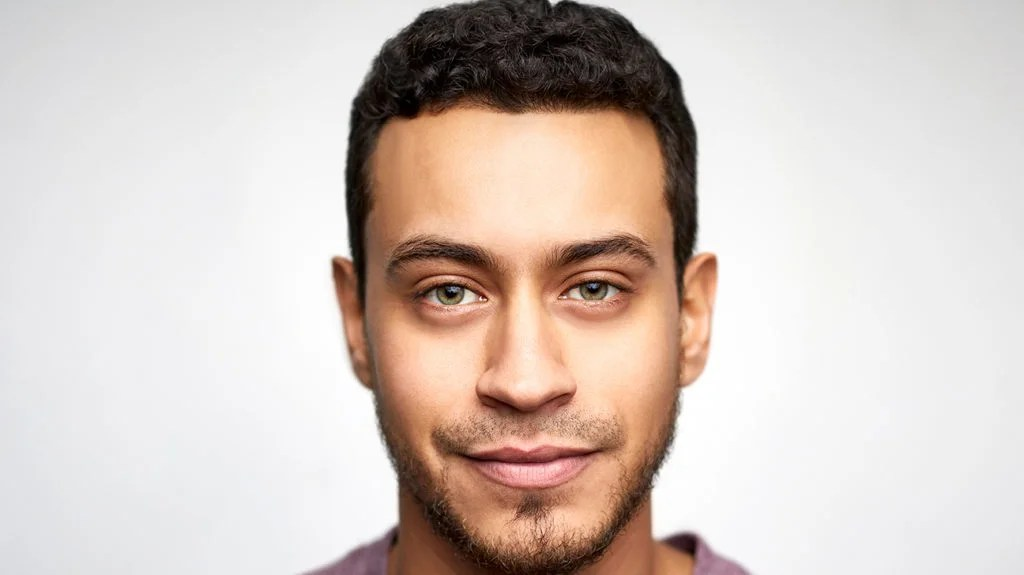
#> input picture download.jpg, 1024 x 575 px
$ jupyter execute --allow-errors PythonLab5.ipynb
#> lines starting #> are read from the running program, lines starting #| are printed output that depends on the picture; after the words box and inside, x2 and y2 are one past the last pixel; in counts of white or black regions, pixels touching at a corner belong together
# Лабораторна робота No5
## Робота з бібліотекою OpenCV

## Завдання 1:
### N = ord(X) % 5 + 1,
### де X – перша велика літера вашого імені в латинській транскрипції. Наприклад, для James Bond номер варіанта буде N = 5

[cell 1]
N = ord('D') % 5 + 1
N

## Завдання 2:
### Завантажити дані з файлу kr1.xlsx до датафрейму.

[cell 2]
import cv2
import pandas as pd
from PIL import Image, ImageDraw

#> (the rest of this cell did not finish here and is left out)

## Завдання 3:
### Отримати дані до свого варіанту програмно з датафрейму, використовуючи інструменти індексування.

#> (a cell that did not finish here is left out)

## Завдання 4:
### Створити функцію, що приймає в якості аргументів дані з датафрейму та повертає зменшене зображення з доданими «круглими окулярами» та зберігає отримане зображення у файл.

[cell 4]
import cv2
import pandas as pd
import matplotlib.pyplot as plt
from matplotlib.colors import to_rgb


def add_glasses(image_path, glasses_color, line_width):
#> called with image_path = 'download.jpg', glasses_color = 'Lime', line_width = 4
    image = cv2.imread(image_path)
#> image is the input picture: shape (575, 1024, 3); mean B, G, R 193.6, 200.3, 213

    if image is None:
        print("Unable to load the image. Please make sure the file exists.")
        return

    face_cascade = cv2.CascadeClassifier(cv2.data.haarcascades + 'haarcascade_frontalface_default.xml')
    eye_cascade = cv2.CascadeClassifier(cv2.data.haarcascades + 'haarcascade_eye.xml')

    gray = cv2.cvtColor(image, cv2.COLOR_BGR2GRAY)
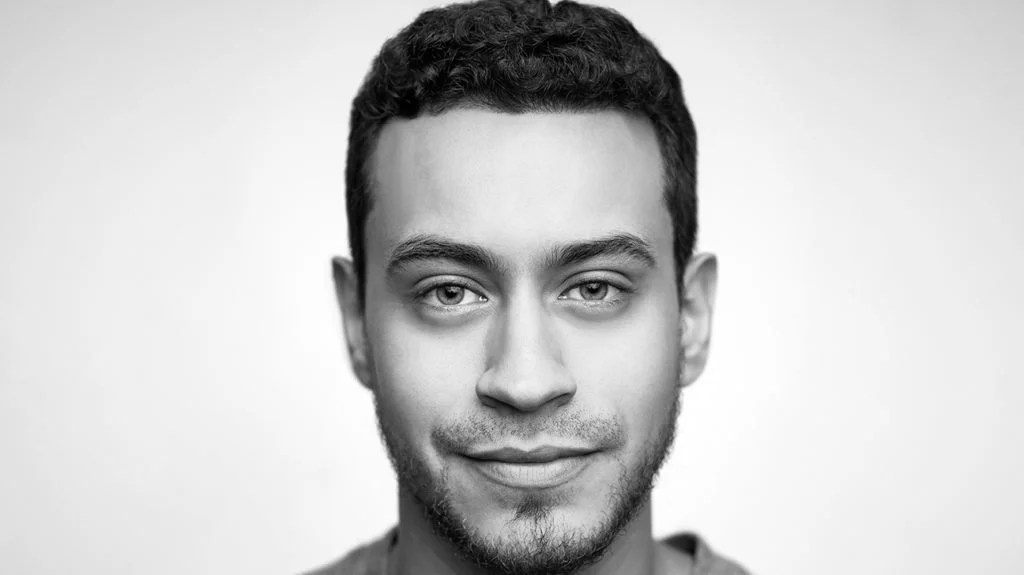
#> gray: shape (575, 1024); min 0, max 255, mean 203.3
    faces = face_cascade.detectMultiScale(gray, 1.3, 5)
#> faces = [[329, 141, 385, 385]]

    if len(faces) == 0:
        print("No faces detected in the image.")
        return

    for (x, y, w, h) in faces:
        roi_gray = gray[y:y + h, x:x + w]
        roi_color = image[y:y + h, x:x + w]
        eyes = eye_cascade.detectMultiScale(roi_gray)

        if len(eyes) < 2:
            print("Not enough eyes detected.")
            continue

        eye_centers = []

        for (ex, ey, ew, eh) in eyes:
            eye_center = (x + ex + ew // 2, y + ey + eh // 2)
            eye_centers.append(eye_center)

            glasses_radius = min(ew, eh) // 2
            glasses_color_rgb = to_rgb(glasses_color)
            glasses_color_bgr = tuple(int(color * 255) for color in glasses_color_rgb[::-1])
            cv2.circle(image, eye_center, glasses_radius, glasses_color_bgr, line_width)

        if len(eye_centers) >= 2:
            stick_width = line_width

            eye1_center, eye2_center = eye_centers
            stick_center = ((eye1_center[0] + eye2_center[0]) // 2, (eye1_center[1] + eye2_center[1]) // 2)

            stick_length = min(abs(eye1_center[0] - eye2_center[0]) // 5, glasses_radius)
            left_point = (stick_center[0] + stick_length, stick_center[1])
            right_point = (stick_center[0] - stick_length, stick_center[1])
            eye1_radius = min(eyes[0][2], eyes[0][3]) // 2
            eye2_radius = min(eyes[1][2], eyes[1][3]) // 2

            eye1_center = (eye1_center[0] + eye1_radius, eye1_center[1])
            eye2_center = (eye2_center[0] - eye2_radius, eye2_center[1])

            cv2.line(image, left_point, right_point, glasses_color_bgr, stick_width)

            add_ear_sticks(image, eye1_center, eye2_center, glasses_radius, glasses_color_bgr, line_width)
#> this loop made 1 pass
#> (x, y, w, h, eyes, stick_width, eye1_center, eye2_center) on pass 1: (329, 141, 385, 385, [[71, 107, 93, 93], [213, 101, 92, 92]], 4, (492, 294), (542, 288))
#> pass 1, in add_glasses, `roi_gray = gray[y:y + h, x:x + w]`:
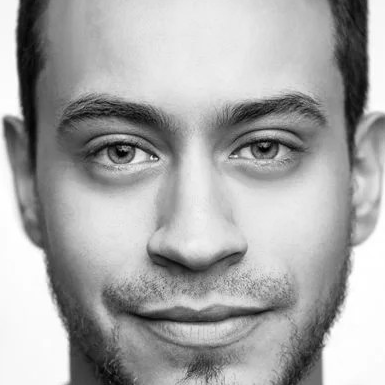
#> roi_gray: shape (385, 385); min 1, max 255, mean 168
#> pass 1, in add_glasses, `roi_color = image[y:y + h, x:x + w]`:
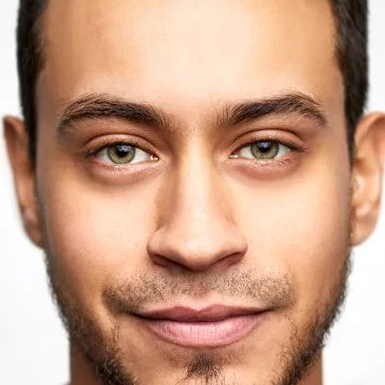
#> roi_color: shape (385, 385, 3); mean B, G, R 135.1, 158.5, 199
#> after the loop:
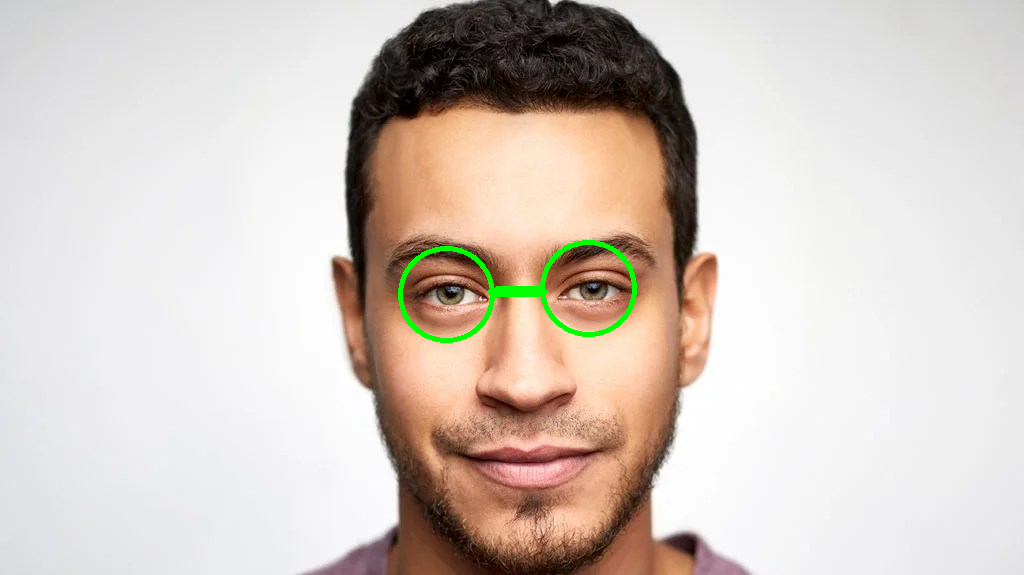
#> image: shape (575, 1024, 3); 0.57% of pixels changed, all inside (x1, y1, x2, y2) = (398, 240, 637, 343)

    center_x = x + w // 2
#> center_x = 521
    center_y = y + h // 2
#> center_y = 333
    half_size = 350
    start_y = max(0, center_y - half_size)
#> start_y = 0
    end_y = min(image.shape[0], center_y + half_size)
#> end_y = 575
    start_x = max(0, center_x - half_size)
#> start_x = 171
    end_x = min(image.shape[1], center_x + half_size)
#> end_x = 871

    cropped_image = image[start_y:end_y, start_x:end_x]
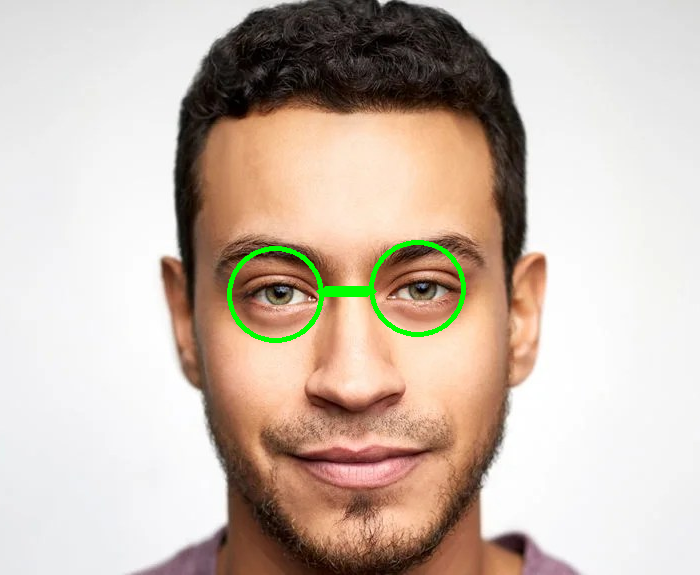
#> cropped_image: shape (575, 700, 3); mean B, G, R 174.8, 187, 203

    plt.imshow(cv2.cvtColor(cropped_image, cv2.COLOR_BGR2RGB))
    plt.show()
    cv2.imwrite("cropped_image_with_glasses.jpg", cropped_image)


def add_ear_sticks(image, eye1_center, eye2_center, glasses_radius, color, line_width):
    ear_distance = int(abs((eye1_center[0] - eye2_center[0])) * 0.1)
    ear_height = int(ear_distance * 0.1)
    ear1 = (min(image.shape[1] - 1, eye1_center[0] + glasses_radius), max(0, eye1_center[1] - ear_height))
    ear2 = (max(0, eye2_center[0] - glasses_radius), max(0, eye2_center[1] - ear_height))

    cv2.line(image, eye1_center, ear1, color, line_width)
    cv2.line(image, eye2_center, ear2, color, line_width)


data = {'N': [4],
        'file name': ['download.jpg'],
        'image size': ['500x500'],
        'glasses color': ['Lime'],
        'line width': [4]}
df = pd.DataFrame(data)

add_glasses(df['file name'][0], df['glasses color'][0], df['line width'][0])
